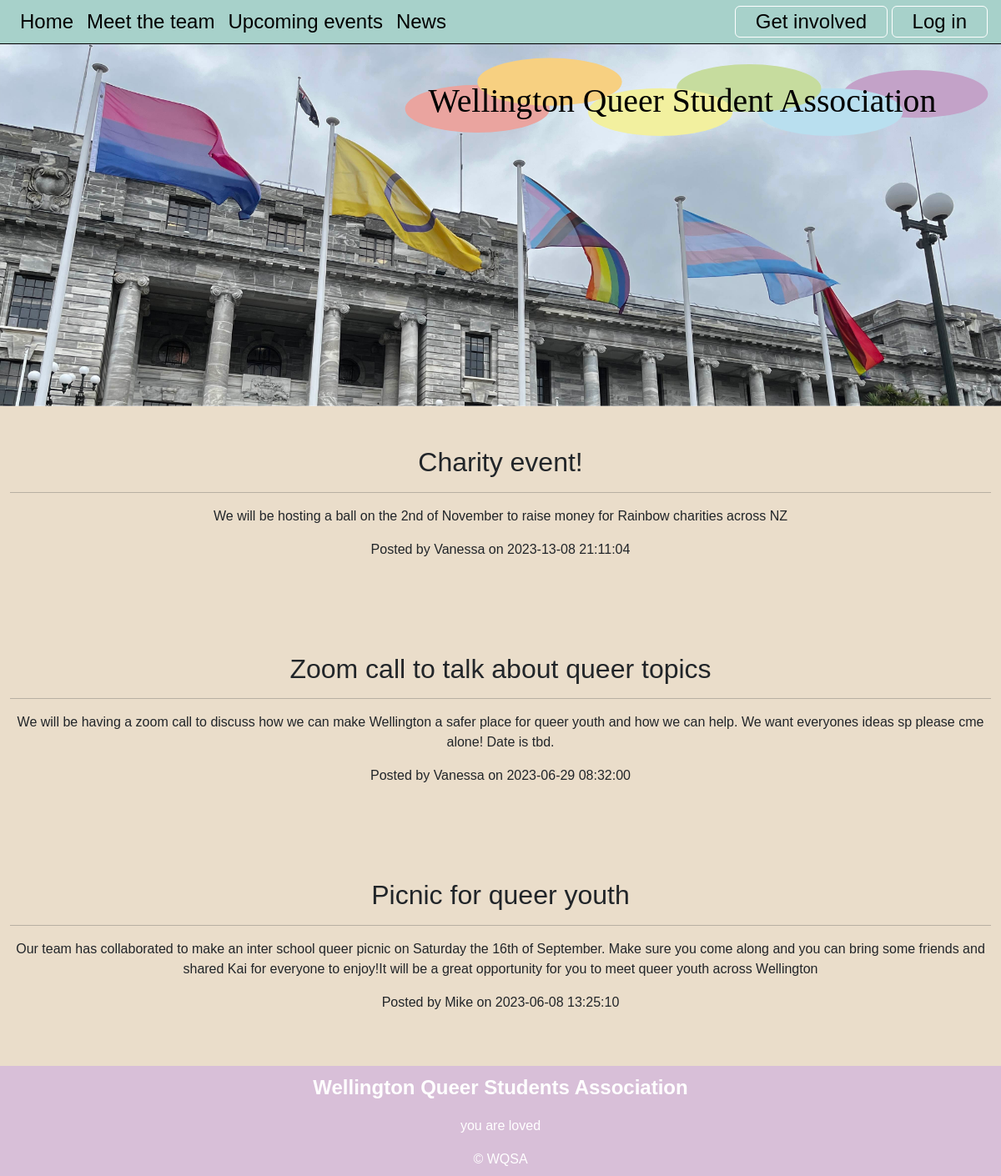
The app's page /upcoming_events, older data.
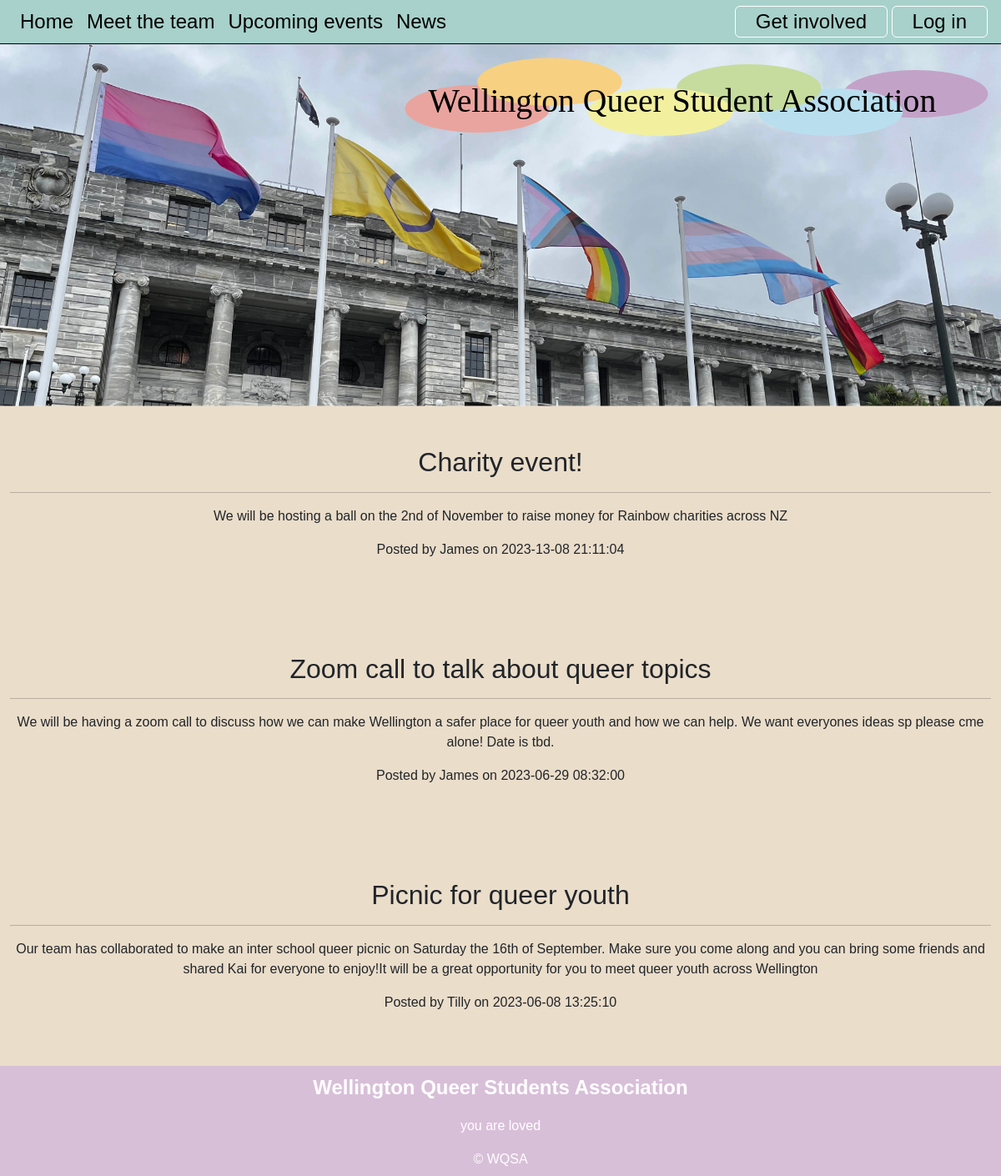
The same page, newer data.
### tables this page shows
CREATE TABLE events(
    events_id integer primary key autoincrement not null,
    events_title text not null unique,
    events_content text not null unique,
    events_date date not null,
    member_id integer not null,
    foreign key(member_id) references member(member_id)
);

CREATE TABLE member(
    member_id integer primary key autoincrement not null,
    name text not null,
    email text not null unique,
    password text not null,
    authorisation integer not null
);

### server.py (the view, shortened to what this page needs)
@app.route("/upcoming_events", methods=['GET', 'POST'])
def upcoming_events():
    data = request.args
    if request.method == "GET":
        if 'task' in data and data['task'] == 'delete':
            sql = "delete from events where events_id =?"
            values_tuple = (data['id'],)
            result = run_commit_query(sql, values_tuple, db_path)
            if not result:
                return render_template('error.html', error='Failed to delete events_id')
    sql = """select events.events_id, events.events_title, events.events_content, events.events_date, member.name
      from events
      join member on events.member_id = member.member_id
      order by events.events_date desc;
      """
    events = run_search_query_tuples(sql, (), db_path, True)
    return render_template("events.html", events=events)

### db_functions.py (called while the page is built)
def run_search_query_tuples(sql_query, values_tuple, file_path, rowfactory=False):
    result = None
    try:
        db = sqlite3.connect(file_path)
        if rowfactory:
            db.row_factory = sqlite3.Row
        cursor = db.cursor()
        cursor.execute(sql_query, values_tuple)
        result = cursor.fetchall()
        cursor.close()
    except sqlite3.Error as error:
        print("Error running search query tuples: {}".format(error))
        return None
    db.close()
    if result is None:
        print("No search values were found")
    return result

### templates/events.html (shortened to what this page needs)
{% extends "layout.html" %}
{% block content %}
{% for row in events %}
    <div class="row align-items-center">
            <div id="eventsid-{{loop.index}}" class="p-4 my-4 container-sm rounded text-center">
                <h2>{{row['events_title']}}</h2>
                <hr>
                <p class="events-text"> {{row['events_content'] | replace("\n", "<br>") | safe}}</p>
                <div class="events-meta">Posted by {{row['name']}} on {{row['events_date']}}</div>
            </div>
        </div>
{% endfor %}
{% endblock %}

### templates/layout.html (shortened to what this page needs)
<!DOCTYPE html>
<html lang="en">
<head>
<link href="https://cdn.jsdelivr.net/npm/bootstrap@5.2.3/dist/css/bootstrap.min.css" rel="stylesheet">
    <link rel="stylesheet" href="static/styles.css">
    </head>
<body>
<div class="container-fluid">
<nav class="navbar navbar-expand-lg px-3 py-0">
    <div class="collapse navbar-collapse" id="collapsibleNavbar">
      <ul class="navbar-nav">
        <li class="nav-item">
          <a class="nav-link" href="{{url_for('index')}}">Home</a>
        </li>
        <li class="nav-item">
          <a class="nav-link" href="{{url_for('meet_the_team')}}">Meet the team</a>
        </li>
         <li class="nav-item">
          <a class="nav-link" href="{{url_for('upcoming_events')}}">Upcoming events</a>
         </li>
          <li class="nav-item">
          <a class="nav-link" href="{{url_for('news')}}">News</a>
        </li>
      </ul>
      <div class="ms-auto">
          {% if session %}
          <a href="{{url_for('logout')}}" class="nav-link btn btn-outline">Log out</a>
          {% else %}
          <a href="{{url_for('get_involved')}}" class="nav-link btn btn-outline" >Get involved</a>
          <a href="{{url_for('login')}}" class="nav-link btn btn-outline">Log in</a>
          {% endif %}
      </div>
    </div>
    </nav>
    </div>
    <img class="img-fluid" src="static/images_WQSA/flags_parliment_banner.svg" >
{% block content %}
{% endblock %}
<footer class="container-fluid footer-content">
    <p>Wellington Queer Students Association</p>
    <p>you are loved</p>
    <div>&copy; WQSA</div>
</footer>
    </body>
</html>

### static/styles.css (style rules this page uses)
:root { --brand-green: rgb(167,209,202); --brand-paper: rgb(234, 221, 202); }
body { font-family: 'Raleway', sans-serif; font-size: 100%; background-color: var(--brand-paper); margin: 0; }
.container-fluid { border: 0px solid blue; padding: 0px; }
.container-fluid { border: 0px solid pink; }
.row { border: 0px solid blue; }
.footer-content { background-color: rgb(216,191,216); text-align: center; padding: 0.5em 0 0.5em 0; color: white; }
.footer-content p:first-child { font-weight: 600; font-size: 1.5em; }
.navbar { --brand-green-pale: rgb(223, 237, 224); background-color: var(--brand-green); border-bottom: 1px solid black; }
.nav-link { font-size: 1.5em; color: black; }
.btn-outline { border: 1px solid white; padding: 0 1em; }
nav .btn-outline { display: inline-block; }

Row changes from the older to the newer data that the page shows:
changed events "Charity event!": name "Vanessa" → "James"
changed events "Zoom call to talk about queer topics": name "Vanessa" → "James"
changed events "Picnic for queer youth": name "Mike" → "Tilly"
